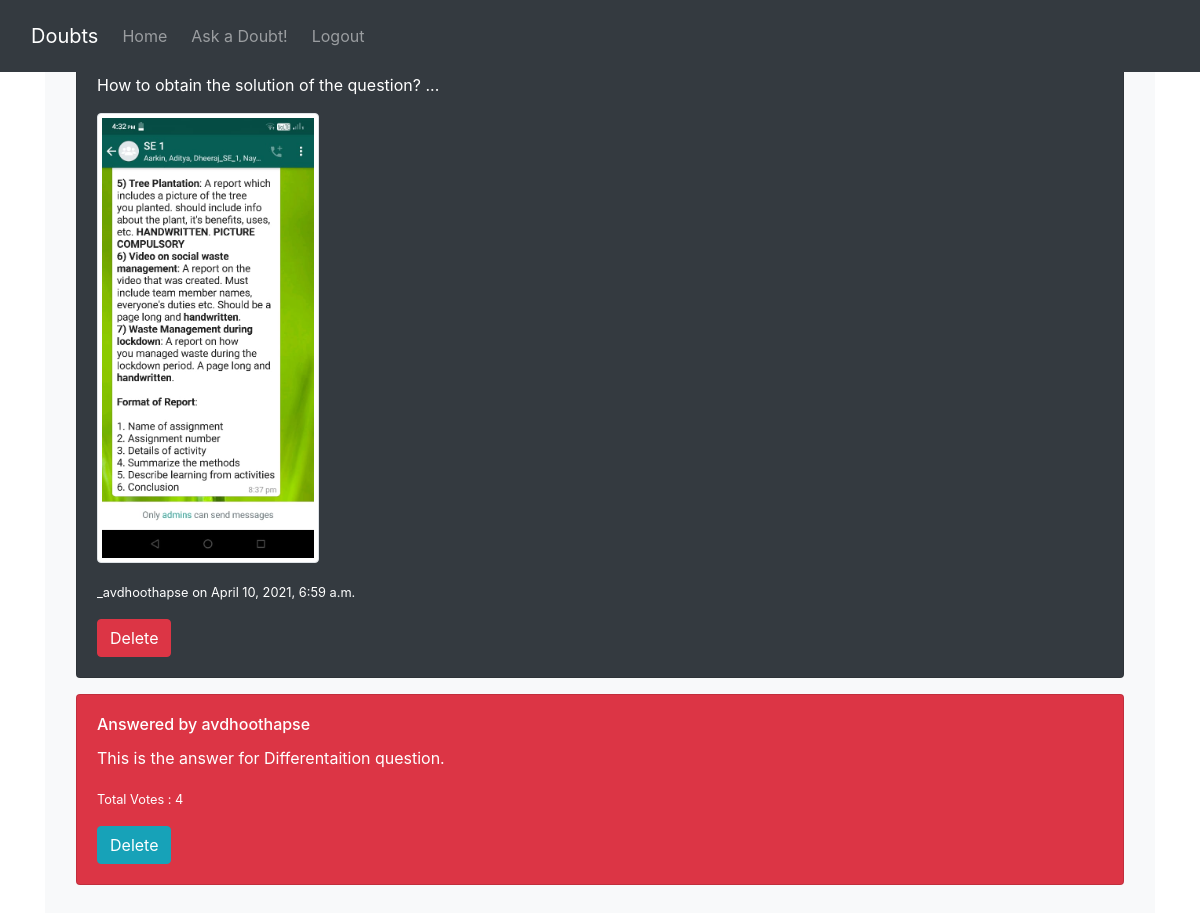
Page /doubt/2/ (signed in) on the committed database.
### doubtsBlog/models.py (models this page shows, shortened)
class Doubt(models.Model):
    title = models.CharField(max_length=300)
    content = models.TextField()
    date_posted = models.DateTimeField(default=timezone.now)
    author = models.ForeignKey(User, on_delete=models.CASCADE)
    image = models.ImageField(upload_to='doubt_pics', null=True, blank=True)

class Answer(models.Model):
	doubt = models.ForeignKey(Doubt, on_delete=models.CASCADE)
	votes = models.IntegerField(default=0)
	content = models.TextField()
	author = models.ForeignKey(User, on_delete=models.CASCADE)
	image = models.ImageField(upload_to='answer_pics', null=True, blank=True)

### doubtsBlog/views.py (the view)
# urls.py: path('doubt/<int:pk>/', DoubtDetailView.as_view(), name='doubt-detail'),
class DoubtDetailView(LoginRequiredMixin, DetailView):
    model = Doubt
    def get_context_data(self, **kwargs):
        obj = super().get_object()
        context = super().get_context_data(**kwargs)
        context['answer_list'] = Answer.objects.filter(doubt = obj.id)
        return context

### doubtsBlog/templates/doubtsBlog/doubt_detail.html (shortened to what this page needs)
{% extends "doubtsBlog/base.html" %}
{% block content %}
	<div class="container overflow-hidden">
	  <div class="row gy-3">
	    <div class="col-12">
      	  <div class="card text-white bg-dark mb-3">
		    <div class="card-body">
		      <h5 class="card-title">{{ object.title }}</h5>
		      <p class="card-text">{{ object.content|slice:":60"|add:" ..." }}</p>
	      	  {% if object.image %}
			    <img src="{{ doubt.image.url }}" style="max-height:450px;" class="img-thumbnail" alt="...">
		  	  {% endif %}
		      <figure class="text-end">
		      	<small>_{{ object.author }} on {{ object.date_posted }} </small>
			  </figure>
			  {% if object.author == user %}
			  	<a class="btn btn-danger" href="{% url 'doubt-delete' object.id %}">Delete</a>
			  {% else %}
			  <a class="btn btn-success" href="{% url 'answer-create' object.id %}">Answer This</a>
			  {% endif %}
		    </div>
		  </div>
	    </div>
	  </div>
	</div>
	{% for answer in answer_list %}
		<div class="list-group">
			<div class="container overflow-hidden">
			  <div class="row gy-3">
			    <div class="col-12">
		      	  <div class="card text-white bg-danger mb-3">
				    <div class="card-body">
				      <h6 class="card-title">Answered by {{ answer.author }}</h6>
				      <p class="card-text">{{ answer.content }}</p>
				      <figure class="text-end">
				      	<small>Total Votes : {{ answer.votes }} </small>
					  </figure>
					  {% if answer.author == user %}
					  	<a class="btn btn-info" href="{% url 'answer-delete' answer.id %}">Delete</a>
					  {% else %}
					  	<a class="btn btn-info" href="{% url 'answer-vote' answer.id %}">Upvote</a>
					  {% endif %}
				    </div>
				  </div>
			    </div>
			  </div>
			</div>
		</div>
	{% endfor %}
{% endblock content %}

### rows in the picture
Doubt: content|add "How to obtain the solution of the question? ...", image (picture), author "avdhoothapse", date_posted "April 10, 2021, 6:59 a.m."
Answer: author "avdhoothapse", content "This is the answer for Differentaition question.", votes "4", shows "Delete"
